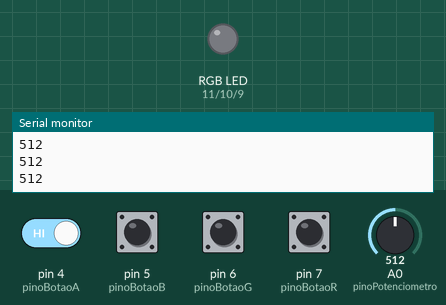
This sketch was run on a simulated Arduino Uno, built with avr-gcc and run on an emulated ATmega328P. Parts: an RGB LED mixed from three pins (HIGH = lit), the last lines printed to the serial monitor. The test bench sets the inputs (shaded band); at power-on: pin 4 (pinoBotaoA), pin 5 (pinoBotaoB), pin 6 (pinoBotaoG), pin 7 (pinoBotaoR) HIGH, A0 (pinoPotenciometro) = 512. Dim RGB values are drawn brighter than linear.

Above: at 1.2 s.
1.3 s: pin 5 (pinoBotaoB) pulled LOW for 0.15 s
At 1.4 s:
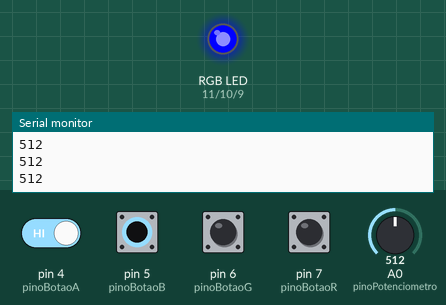
3.0 s: pin 6 (pinoBotaoG) pulled LOW for 0.15 s
At 3.11 s:
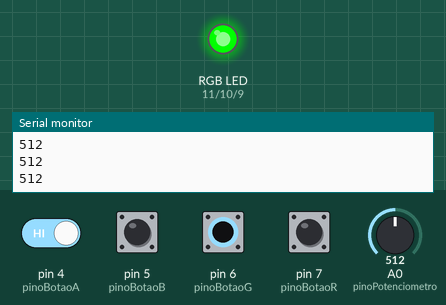
4.7 s: pin 7 (pinoBotaoR) pulled LOW for 0.15 s
At 4.81 s:
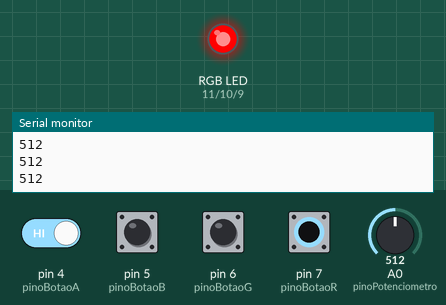
6.4 s: pin 4 (pinoBotaoA) driven LOW and pin 5 (pinoBotaoB) driven LOW
At 7.1 s:
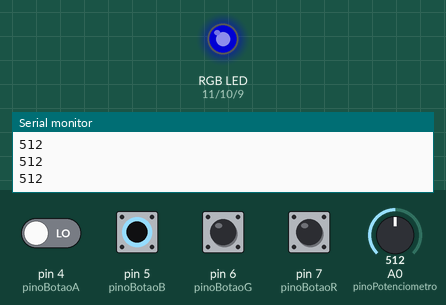
7.9 s: A0 (pinoPotenciometro) set to 716
At 8.4 s:
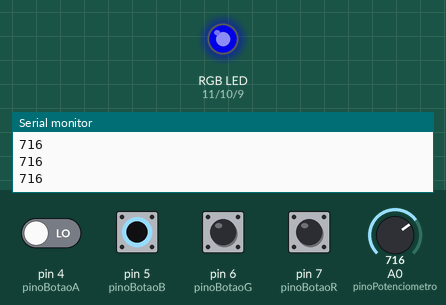
9.4 s: A0 (pinoPotenciometro) set to 900
At 9.8 s:
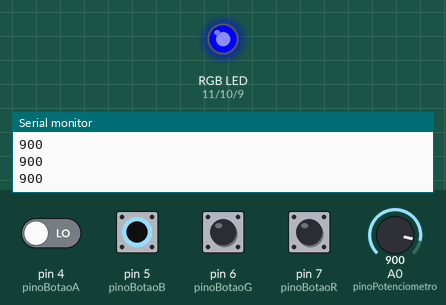
Timing chart, 0 to 11.9 s (numbered marks = the images above; inputs shaded):
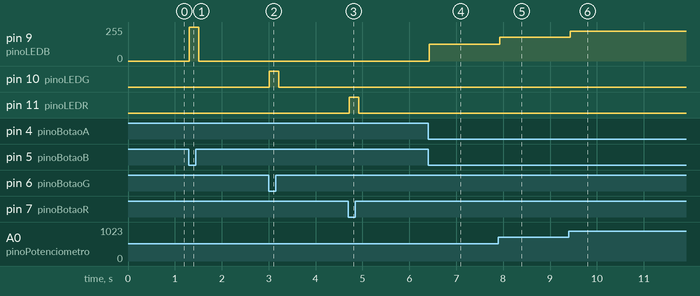

The sketch:

projeto_pixel.ino
```cpp
// Variáveis de conexão
const int pinoLEDR = 11;
const int pinoLEDG = 10;
const int pinoLEDB = 9;
const int pinoBotaoR = 7;
const int pinoBotaoG = 6;
const int pinoBotaoB = 5;
const int pinoBotaoA = 4; // Botão de ajuste
const int pinoPotenciometro = A0; // Potênciometro

// Variáveis globais
int leituraBotaoR;
int leituraBotaoG;
int leituraBotaoB;
int leituraBotaoA;
int leituraPotenciometro;
int pwmR = 255;
int pwmG = 255;
int pwmB = 255;

void setup() {
  Serial.begin(9600); // Iniciando a Serial
  // Configura os pinos
  pinMode(pinoLEDR,OUTPUT);
  pinMode(pinoLEDG,OUTPUT);
  pinMode(pinoLEDB,OUTPUT);
  pinMode(pinoBotaoR,INPUT_PULLUP);
  pinMode(pinoBotaoG,INPUT_PULLUP);
  pinMode(pinoBotaoB,INPUT_PULLUP);
  pinMode(pinoBotaoA,INPUT_PULLUP);
  pinMode(pinoPotenciometro,INPUT);
}

void loop() {
  // Coleta o estado dos botões e do potenciômetro
  leituraBotaoR = digitalRead(pinoBotaoR);
  leituraBotaoG = digitalRead(pinoBotaoG);
  leituraBotaoB = digitalRead(pinoBotaoB);
  leituraBotaoA = digitalRead(pinoBotaoA);
  leituraPotenciometro = analogRead(pinoPotenciometro);

  /* Nas condicionais abaixo ele verifica se o botão de cada cor está ativo, se estiver irá verificar se
  o botão de ajuste está ativo e regular a cor, caso esteja, caso o botão da cor não estiver ativo simplesmente
  não ativará o LED correspondente. */
  if(leituraBotaoR == LOW) {
    if (leituraBotaoA == LOW) {
      pwmR = map(leituraPotenciometro, 0, 1023, 0, 255);
    }
    analogWrite(pinoLEDR, pwmR);
  }else {
    analogWrite(pinoLEDR, 0);
  }

  if(leituraBotaoG == LOW) {
    if (leituraBotaoA == LOW) {
      pwmG = map(leituraPotenciometro, 0, 1023, 0, 255);
    }
    analogWrite(pinoLEDG, pwmG);
  }else {
    analogWrite(pinoLEDG, 0);
  }

  if(leituraBotaoB == LOW) {
    if (leituraBotaoA == LOW) {
      pwmB = map(leituraPotenciometro, 0, 1023, 0, 255);
    }
    analogWrite(pinoLEDB, pwmB);
  }else {
    analogWrite(pinoLEDB, 0);
  }
  Serial.println(leituraPotenciometro);
  delay(100);
}
```

Measured:
- after the input at 1.3 s, pin 9 (pinoLEDB): 0/255 → 255/255 at once, → 0/255 0.20 s later
- after the input at 3.0 s, pin 10 (pinoLEDG): LOW → HIGH at once, → LOW 0.20 s later
- after the input at 4.7 s, pin 11 (pinoLEDR): LOW → HIGH at once, → LOW 0.20 s later
- after the input at 6.4 s, pin 9 (pinoLEDB): 0/255 → 127/255 at once
- after the input at 7.9 s, pin 9 (pinoLEDB): 127/255 → 178/255 at once
- after the input at 9.4 s, pin 9 (pinoLEDB): 178/255 → 224/255 at once
